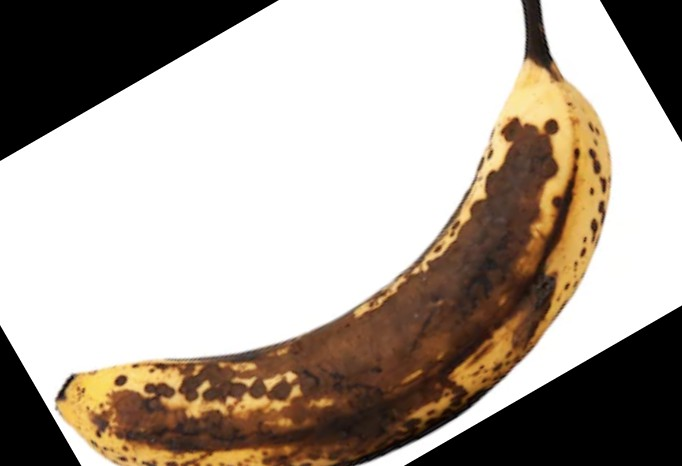
#> input picture ai/app/data/freshness_dataset/images/1038.jpg, 682 x 466 px; its folder holds only this picture in this run
$ python -i image_identification_service.py   (imports and definitions only)
#> lines starting #> are read from the running program, lines starting #| are printed output that depends on the picture; after the words box and inside, x2 and y2 are one past the last pixel; in counts of white or black regions, pixels touching at a corner belong together
"""SaveBite Image-Based Grocery Identification Service.

Phase 10: Computer vision pipeline for identifying common grocery items from
uploaded food images. Maps predictions to canonical catalog entries.

Features:
- Validates file format (JPEG, PNG, WEBP), MIME type, and size limits (max 5MB).
- Rejects empty, corrupted, and oversized files.
- Extracts multi-dimensional visual features (HSV color distribution,
  spatial aspect ratios, texture variances, and luminance).
- Evaluates against calibrated prototype profiles for representative grocery categories:
  Banana, Apple, Lemon, Orange, Tomato, Carrot, Bell Pepper, Broccoli, Spinach,
  Egg, Milk, Potato, Bread, Onion.
- Calculates bounded confidence scores [0.0, 1.0].
- When confidence is below threshold (< 0.65) or for unsupported items,
  marks requires_confirmation=True and is_confident=False.
- Matches identified items directly against the SaveBite product catalog.
- Distinguishes product identification from freshness evaluation:
  does NOT classify spoilage or assess microbial safety.
"""

from __future__ import annotations

import io
import logging
import math
from typing import Any, Dict, List, Optional, Tuple, Union
from pydantic import BaseModel, Field

from PIL import Image, ImageOps, UnidentifiedImageError
import numpy as np

from app.services.product_catalog import (
    ProductCatalog,
    get_default_catalog,
    lookup_product,
)

logger = logging.getLogger(__name__)

# ---------------------------------------------------------------------------
# Configuration Constants
# ---------------------------------------------------------------------------

MAX_IMAGE_SIZE_BYTES: int = 5 * 1024 * 1024  # 5 MB
MIN_IMAGE_DIMENSION_PX: int = 16
MAX_IMAGE_DIMENSION_PX: int = 4096

ALLOWED_CONTENT_TYPES: set[str] = {
    "image/jpeg",
    "image/jpg",
    "image/png",
    "image/webp",
}

ALLOWED_PIL_FORMATS: set[str] = {
    "JPEG",
    "PNG",
    "WEBP",
}

CONFIDENCE_THRESHOLD_RELIABLE: float = 0.65
CONFIDENCE_THRESHOLD_MINIMUM: float = 0.35


# ---------------------------------------------------------------------------
# Pydantic Schemas
# ---------------------------------------------------------------------------

class CatalogMatchInfo(BaseModel):
    """Catalog metadata for the identified product."""

    product_id: str
    product_name: str
    canonical_name: Optional[str] = None
    category: str
    default_storage_zone: str
    base_shelf_life_days: int
    sensitivity: str


# [7 lines that did not run here, left out]


# [37 lines that did not run here, left out]


# ---------------------------------------------------------------------------
# Visual Feature Extraction & Prototype Profiles
# ---------------------------------------------------------------------------

# Grocery prototype profiles in normalized HSV space:
# Hue: [0, 360), Saturation: [0, 1], Value: [0, 1]
# S_min / S_max, V_min / V_max, Aspect ratio tendency
PROTOTYPE_PROFILES: Dict[str, Dict[str, Any]] = {
    "Banana": {
        "category": "Fruit",
        "primary_hues": [(40, 65)],       # Yellow to yellow-green
        "min_sat": 0.35,
        "min_val": 0.40,
        "aspect_ratio_range": (0.2, 5.0), # Elongated or curved
        "texture_roughness": "smooth",
    },
    "Lemon": {
        "category": "Fruit",
        "primary_hues": [(48, 68)],       # Bright vibrant yellow
        "min_sat": 0.50,
        "min_val": 0.55,
        "aspect_ratio_range": (0.6, 1.6), # Oval to round
        "texture_roughness": "medium",
    },
    "Orange": {
        "category": "Fruit",
        "primary_hues": [(15, 38)],       # Vibrant orange
        "min_sat": 0.55,
        "min_val": 0.45,
        "aspect_ratio_range": (0.7, 1.4), # Spherical
        "texture_roughness": "medium",
    },
    "Carrot": {
        "category": "Vegetable",
        "primary_hues": [(12, 35)],       # Deep orange
        "min_sat": 0.45,
        "min_val": 0.35,
        "aspect_ratio_range": (0.2, 4.0), # Elongated
        "texture_roughness": "medium",
    },
    "Tomato": {
        "category": "Vegetable",
        "primary_hues": [(345, 360), (0, 18)], # Vibrant red
        "min_sat": 0.45,
        "min_val": 0.35,
        "aspect_ratio_range": (0.7, 1.4),     # Round
        "texture_roughness": "smooth",
    },
    "Apple": {
        "category": "Fruit",
        "primary_hues": [(340, 360), (0, 18)], # Red apple
        "min_sat": 0.35,
        "min_val": 0.30,
        "aspect_ratio_range": (0.7, 1.4),
        "texture_roughness": "smooth",
    },
    "Broccoli": {
        "category": "Vegetable",
        "primary_hues": [(75, 145)],      # Deep forest green
        "min_sat": 0.30,
        "min_val": 0.20,
        "aspect_ratio_range": (0.5, 2.0),
        "texture_roughness": "rough",
    },
    "Spinach": {
        "category": "Vegetable",
        "primary_hues": [(80, 150)],      # Foliage green
        "min_sat": 0.40,
        "min_val": 0.25,
        "aspect_ratio_range": (0.3, 3.0),
        "texture_roughness": "rough",
    },
    "Bell Pepper": {
        "category": "Vegetable",
        "primary_hues": [(0, 20), (35, 60), (80, 140)], # Red, Yellow, or Green
        "min_sat": 0.40,
        "min_val": 0.30,
        "aspect_ratio_range": (0.6, 1.7),
        "texture_roughness": "smooth",
    },
    "Potato": {
        "category": "Vegetable",
        "primary_hues": [(22, 48)],       # Earthy tan / brown
        "min_sat": 0.15,
        "max_sat": 0.55,
        "min_val": 0.20,
        "max_val": 0.65,
        "aspect_ratio_range": (0.6, 1.8),
        "texture_roughness": "rough",
    },
    "Onion": {
        "category": "Vegetable",
        "primary_hues": [(15, 45), (320, 355)], # Yellow/brown skin or red/purple onion
        "min_sat": 0.18,
        "min_val": 0.25,
        "aspect_ratio_range": (0.7, 1.4),
        "texture_roughness": "layered",
    },
    "Eggs": {
        "category": "Protein Food",
        "primary_hues": [(20, 45)],       # White to light brown / beige
        "min_sat": 0.05,
        "max_sat": 0.40,
        "min_val": 0.65,
        "aspect_ratio_range": (0.6, 1.6), # Oval
        "texture_roughness": "smooth",
    },
    "Milk": {
        "category": "Dairy",
        "primary_hues": [(0, 360)],       # High brightness, very low saturation (white)
        "max_sat": 0.15,
        "min_val": 0.75,
        "aspect_ratio_range": (0.3, 3.0), # Carton / bottle
        "texture_roughness": "smooth",
    },
    "Whole Wheat Bread": {
        "category": "Grain",
        "primary_hues": [(20, 45)],       # Warm brown / golden crust
        "min_sat": 0.20,
        "max_sat": 0.65,
        "min_val": 0.30,
        "max_val": 0.75,
        "aspect_ratio_range": (0.5, 2.2),
        "texture_roughness": "porous",
    },
}


def _rgb_to_hsv_array(rgb_arr: np.ndarray) -> np.ndarray:
    """Convert RGB float array [0..1] to HSV float array [0..360, 0..1, 0..1]."""
    r, g, b = rgb_arr[..., 0], rgb_arr[..., 1], rgb_arr[..., 2]
    maxc = np.maximum(np.maximum(r, g), b)
    minc = np.minimum(np.minimum(r, g), b)
    v = maxc
    deltac = maxc - minc

    # Saturation
    s = np.zeros_like(maxc)
    nonzero_v = v > 1e-6
    s[nonzero_v] = deltac[nonzero_v] / v[nonzero_v]

    # Hue
    h = np.zeros_like(maxc)
    nonzero_d = deltac > 1e-6

    # r is max
    mask_r = (maxc == r) & nonzero_d
    h[mask_r] = ((g[mask_r] - b[mask_r]) / deltac[mask_r]) % 6.0

    # g is max
    mask_g = (maxc == g) & (~mask_r) & nonzero_d
    h[mask_g] = ((b[mask_g] - r[mask_g]) / deltac[mask_g]) + 2.0

    # b is max
    mask_b = (maxc == b) & (~mask_r) & (~mask_g) & nonzero_d
    h[mask_b] = ((r[mask_b] - g[mask_b]) / deltac[mask_b]) + 4.0

    h = (h * 60.0) % 360.0
    return np.stack([h, s, v], axis=-1)


def extract_visual_features(image: Image.Image) -> Dict[str, Any]:
    """Extract descriptive visual features from a PIL Image."""
    # Resize to standard analysis resolution (128x128)
    thumb = image.resize((128, 128), Image.Resampling.BILINEAR).convert("RGB")
    arr = np.array(thumb, dtype=np.float32) / 255.0

    hsv = _rgb_to_hsv_array(arr)
    h, s, v = hsv[..., 0], hsv[..., 1], hsv[..., 2]

    # Compute foreground mask (ignore extreme uniform white or pure black backgrounds)
    foreground = (v > 0.08) & ((v < 0.96) | (s > 0.12))
    if np.sum(foreground) < 100:
        foreground = np.ones_like(v, dtype=bool)

    h_fg = h[foreground]
    s_fg = s[foreground]
    v_fg = v[foreground]

    mean_s = float(np.mean(s_fg))
    mean_v = float(np.mean(v_fg))

    # Standard deviation as texture proxy
    gray = np.dot(arr[..., :3], [0.2989, 0.5870, 0.1140])
    texture_var = float(np.std(gray))

    # Dominant hue calculation (circular mean or peak bin)
    hist_h, bin_edges = np.histogram(h_fg, bins=36, range=(0.0, 360.0))
    peak_bin = int(np.argmax(hist_h))
    dominant_hue = float((bin_edges[peak_bin] + bin_edges[peak_bin + 1]) / 2.0)

    width, height = image.size
    aspect_ratio = float(width) / float(height) if height > 0 else 1.0

    return {
        "dominant_hue": dominant_hue,
        "mean_sat": mean_s,
        "mean_val": mean_v,
        "texture_variance": texture_var,
        "aspect_ratio": aspect_ratio,
        "h_sample": h_fg,
        "s_sample": s_fg,
        "v_sample": v_fg,
    }


# [77 lines left out: function _match_prototype, not called in this run]


# ---------------------------------------------------------------------------
# Core Service Logic
# ---------------------------------------------------------------------------

# [158 lines that did not run here, left out]


# Global singleton instance
# [1 line that did not run here, left out]


# [6 lines that did not run here, left out]

>>> from PIL import Image
>>> picture = Image.open('../data/freshness_dataset/images/1038.jpg')
#> picture is the input picture: PIL image 682x466 RGB; mean R, G, B 174.9, 164.5, 154.4
>>> result = extract_visual_features(picture)
#> in extract_visual_features, `thumb = image.resize((128, 128), Image.Resampling.BILINEAR).convert("R..`:
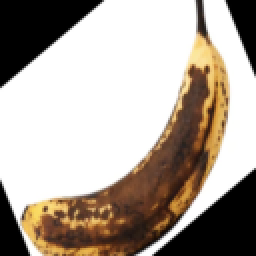
#> thumb: PIL image 128x128 RGB (shown 2 times larger); mean R, G, B 174.9, 164.5, 154.4
#> in _rgb_to_hsv_array, `r, g, b = rgb_arr[..., 0], rgb_arr[..., 1], rgb_arr[..., 2]`:
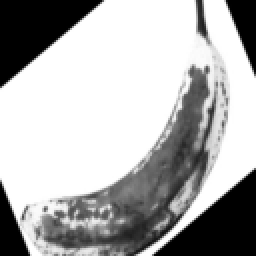
#> r: shape (128, 128) float32 (shown 2 times larger); min 0, max 1, mean 0.686
#> in _rgb_to_hsv_array, `r, g, b = rgb_arr[..., 0], rgb_arr[..., 1], rgb_arr[..., 2]`:
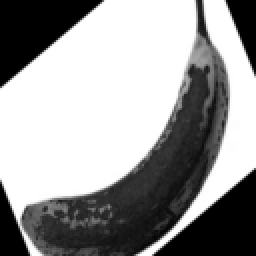
#> b: shape (128, 128) float32 (shown 2 times larger); min 0, max 1, mean 0.606
#> in _rgb_to_hsv_array, `nonzero_v = v > 1e-6`:
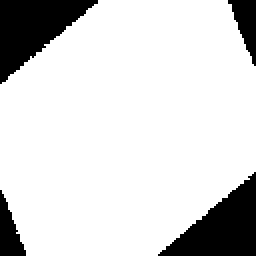
#> nonzero_v: shape (128, 128) bool (shown 2 times larger); 84.1% white; 4 black regions, box (x1, y1, x2, y2) and area: (0, 0, 49, 42) 1060, (79, 86, 128, 128) 1052, (114, 0, 128, 33) 248, (0, 95, 13, 128) 238
#> in _rgb_to_hsv_array, `s[nonzero_v] = deltac[nonzero_v] / v[nonzero_v]`:
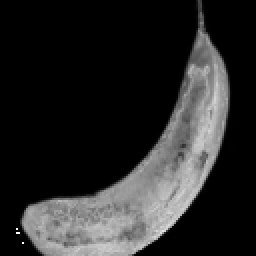
#> s: shape (128, 128) float32 (shown 2 times larger); min 0, max 1, mean 0.158
#> in _rgb_to_hsv_array, `nonzero_d = deltac > 1e-6`: nonzero_d: shape (128, 128) bool; 32.3% white; 3 white regions (2 under 20 px), largest, box (x1, y1, x2, y2) and area: (8, 0, 120, 128) 5285
#> in _rgb_to_hsv_array, `mask_r = (maxc == r) & nonzero_d`: mask_r: shape (128, 128) bool; 31.3% white; 10 white regions (9 under 20 px), largest, box (x1, y1, x2, y2) and area: (8, 0, 120, 128) 5104
#> in _rgb_to_hsv_array, `mask_g = (maxc == g) & (~mask_r) & nonzero_d`: mask_g: shape (128, 128) bool; 0.85% white in thin lines or dots, all inside (x1, y1, x2, y2) = (13, 4, 117, 128)
#> in _rgb_to_hsv_array, `h[mask_g] = ((b[mask_g] - r[mask_g]) / deltac[mask_g]) + 2.0`: h: shape (128, 128) float32; min 0, max 5.9, mean 0.181
#> in _rgb_to_hsv_array, `mask_b = (maxc == b) & (~mask_r) & (~mask_g) & nonzero_d`: mask_b: shape (128, 128) bool; 0.18% white in thin lines or dots, all inside (x1, y1, x2, y2) = (8, 7, 110, 127)
#> in _rgb_to_hsv_array, `h[mask_b] = ((r[mask_b] - g[mask_b]) / deltac[mask_b]) + 4.0`:
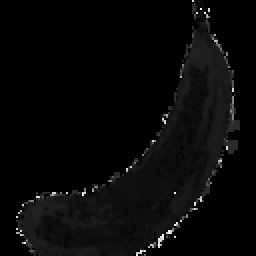
#> h: shape (128, 128) float32 (shown 2 times larger); min 0, max 5.9, mean 0.188; drawn with min black and max white
#> in extract_visual_features, `foreground = (v > 0.08) & ((v < 0.96) | (s > 0.12))`:
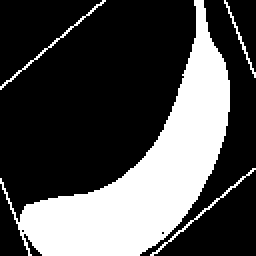
#> foreground: shape (128, 128) bool (shown 2 times larger); 30.3% white; 4 white regions, box (x1, y1, x2, y2) and area: (0, 0, 115, 128) 4732, (75, 84, 128, 128) 92, (0, 0, 53, 45) 91, (112, 0, 128, 39) 56
#> in extract_visual_features, `h_fg = h[foreground]`: h_fg = 4971 values, max 354 at index 2611, min 0 at index 0, mean 26.85
#> in extract_visual_features, `s_fg = s[foreground]`: s_fg = 4971 values, max 0.914 at index 4180, min 0 at index 0, mean 0.519
#> in extract_visual_features, `v_fg = v[foreground]`: v_fg = 4971 values, max 0.988 at index 212, min 0.0824 at index 239, mean 0.523
#> in extract_visual_features, `mean_s = float(np.mean(s_fg))`: mean_s = 0.519
#> in extract_visual_features, `mean_v = float(np.mean(v_fg))`: mean_v = 0.523
#> in extract_visual_features, `texture_var = float(np.std(gray))`: texture_var = 0.411
#> in extract_visual_features, `hist_h, bin_edges = np.histogram(h_fg, bins=36, range=(0.0, 360.0))`: hist_h = 36 values, max 1935 at index 2, min 0 at index 5, mean 138.1; bin_edges = 37 values from 0 to 360
#> in extract_visual_features, `peak_bin = int(np.argmax(hist_h))`: peak_bin = 2
#> in extract_visual_features, `dominant_hue = float((bin_edges[peak_bin] + bin_edges[peak_bin + 1]) /..`: dominant_hue = 25
#> result = 8 items

$ run again, on ai/app/data/freshness_dataset/images/1048.jpg
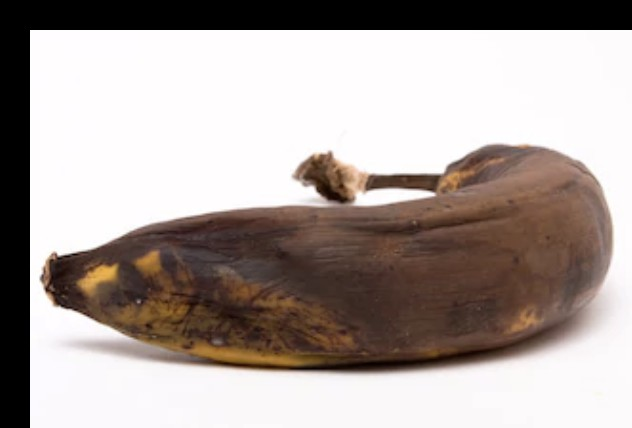
#> input picture ai/app/data/freshness_dataset/images/1048.jpg, 632 x 428 px
#> picture is the input picture: PIL image 632x428 RGB; mean R, G, B 171.3, 161.3, 157.1
#> in _rgb_to_hsv_array, `nonzero_v = v > 1e-6`:
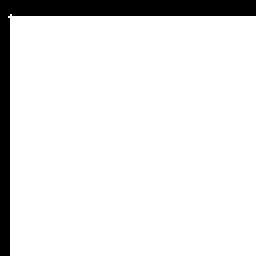
#> nonzero_v: shape (128, 128) bool (shown 2 times larger); 90.1% white; 1 black region, box (x1, y1, x2, y2) and area: (0, 0, 128, 128) 1622
#> nonzero_d: shape (128, 128) bool; 88.3% white; 27 black regions (26 under 20 px), largest, box (x1, y1, x2, y2) and area: (0, 0, 128, 128) 1855
#> mask_r: shape (128, 128) bool; 83.3% white; 45 black regions (43 under 20 px), largest, box (x1, y1, x2, y2) and area: (0, 0, 128, 128) 2543, (98, 38, 119, 46) 41
#> mask_g: shape (128, 128) bool; 0.12% white in thin lines or dots, all inside (x1, y1, x2, y2) = (8, 40, 126, 114)
#> mask_b: shape (128, 128) bool; 4.9% white; 38 white regions (37 under 20 px), largest, box (x1, y1, x2, y2) and area: (5, 94, 45, 128) 676
#> in extract_visual_features, `foreground = (v > 0.08) & ((v < 0.96) | (s > 0.12))`:
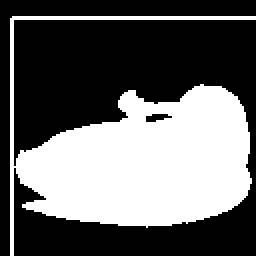
#> foreground: shape (128, 128) bool (shown 2 times larger); 39.8% white; 1 white region, box (x1, y1, x2, y2) and area: (5, 8, 128, 128) 6514
#> h_fg = 6514 values, max 357.4 at index 1896, min 0 at index 0, mean 32.46
#> s_fg = 6514 values, max 0.897 at index 1004, min 0 at index 0, mean 0.356
#> v_fg = 6514 values, max 0.969 at index 491, min 0.0824 at index 122, mean 0.431
#> mean_s = 0.356
#> mean_v = 0.431
#> texture_var = 0.387
#> hist_h = 36 values, max 3191 at index 1, min 0 at index 5, mean 180.9; bin_edges = 37 values from 0 to 360
#> peak_bin = 1
#> dominant_hue = 15
#> result = 8 items
